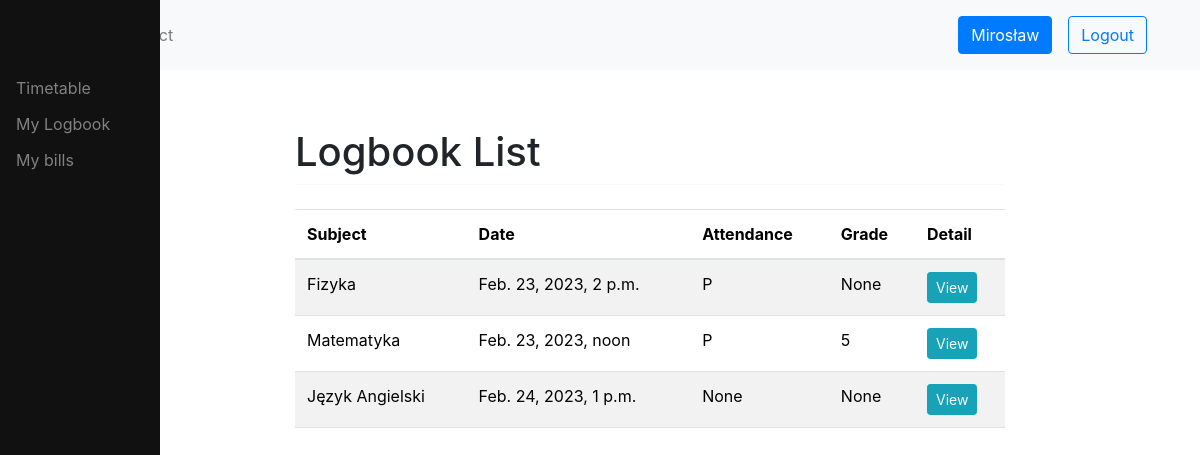
The app's page /logbook/list/?student=6 (signed in), older data.
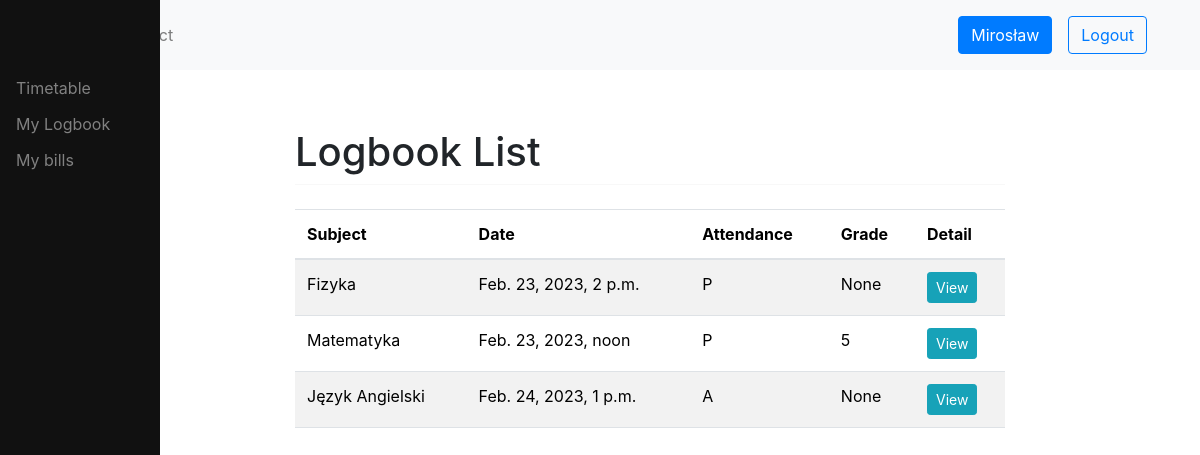
The same page, newer data.
### logbook/models.py (models this page shows, shortened)
class Logbook(models.Model):
    student = models.ForeignKey(Student, related_name='logbook', on_delete=models.CASCADE)
    subject = models.ForeignKey(Subject, related_name='logbook', on_delete=models.CASCADE, default=None)
    lesson = models.ForeignKey(Lesson, related_name='logbook', on_delete=models.CASCADE, default=None)
    grade = models.CharField(max_length=20, default=None, blank=True, null=True)
    comment = models.TextField(default=None, blank=True, null=True)
    PRESENT = "P"
    ABSENT = "A"
    EXCUSED = "E"
    STATUS_CHOICES = [
        (PRESENT, "Present"),
        (ABSENT, "Absent"),
        (EXCUSED, "Excused"),
    ]
    attendance = models.CharField(max_length=1, choices=STATUS_CHOICES, default=None, blank=True, null=True)

### schedule/models.py (models this page shows, shortened)
class Subject(models.Model):
    title = models.CharField(max_length=50)
    def __str__(self):
        return self.title

class Lesson(models.Model):
    subject = models.ForeignKey(Subject, on_delete=models.CASCADE)
    location = models.ForeignKey(Location, on_delete=models.CASCADE)
    start_time = models.DateTimeField()
    end_time = models.DateTimeField()
    students = models.ManyToManyField(Student, blank=True)
    teacher = models.ForeignKey(Teacher, on_delete=models.CASCADE, default=None)
    class_group = models.ForeignKey(ClassGroup, on_delete=models.CASCADE, blank=True, null=True, default=None)

### logbook/views.py (the view, shortened to what this page needs)
# urls.py: path('list/', views.LogbookListView.as_view(), name='logbook-list'),
class LogbookListView(UserPassesTestMixin, ListView):
    model = Logbook
    template_name = 'logbook_list.html'
    context_object_name = 'logbooks'
    def get_queryset(self):
        queryset = super().get_queryset()
        lesson_id = self.request.GET.get('lesson')
        user_id = self.request.GET.get('student')
        print(user_id)
        print(self.request.user.id)
        if lesson_id and self.request.user.groups.filter(name='teacher').exists():
            return Logbook.objects.filter(lesson_id=lesson_id)
        elif int(user_id) == int(self.request.user.id):
            return Logbook.objects.filter(student__user_id=user_id)
        else:
            print('no permission')
    def test_func(self):
        return self.request.user.has_perm('logbook.view_logbook')

### logbook/templatetags/auth_extras.py (called while the page is built)
@register.filter(name='has_group')
def has_group(user, group_name):
    group = Group.objects.get(name=group_name)
    return True if group in user.groups.all() else False

### logbook/templates/logbook_list.html (shortened to what this page needs)
{% extends 'base.html' %}
{% load auth_extras %}
{% block content %}
    <h1 class="mt-2">Logbook List</h1>
	<hr class="mt-0 mb-4">
    <table class="table table-striped">
        <thead>
            <tr>
                {% if request.user|has_group:"teacher" %}
                    <th>Student</th>
                    <th>Attendance</th>
                    <th>Grade</th>
                {% else %}
                    <th>Subject</th>
                    <th>Date</th>
                    <th>Attendance</th>
                    <th>Grade</th>
                    <th>Detail</th>
                {% endif %}
            </tr>
        </thead>
        <tbody>
            {% for logbook in logbooks %}
                <tr>
                    {% if request.user|has_group:"teacher" %}
                        <td>{{ logbook.student }}</td>
                        <td>{{ logbook.attendance }}</td>
                        <td>{{ logbook.grade }}</td>
                        <td><a class="btn btn-info btn-sm" href="{% url 'logbook:logbook-detail' logbook.id %}">View</a></td>
                        <td><a class="btn btn-primary btn-sm" href="{% url 'logbook:logbook-update' logbook.id %}">Edit</a></td>
                        <td><a class="btn btn-danger btn-sm" href="{% url 'logbook:logbook-delete' logbook.id %}">Delete</a></td>
                    {% else %}
                        <td>{{ logbook.subject }}</td>
                        <td>{{ logbook.lesson.start_time }}</td>
                        <td>{{ logbook.attendance }}</td>
                        <td>{{ logbook.grade }}</td>
                        <td><a class="btn btn-info btn-sm" href="{% url 'logbook:logbook-detail' logbook.id %}">View</a></td>
                    {% endif %}
                </tr>
            {% endfor %}
        </tbody>
    </table>
{% endblock %}

Row changes from the older to the newer data that the page shows:
changed Logbook "Język Angielski": attendance "None" → "A"
